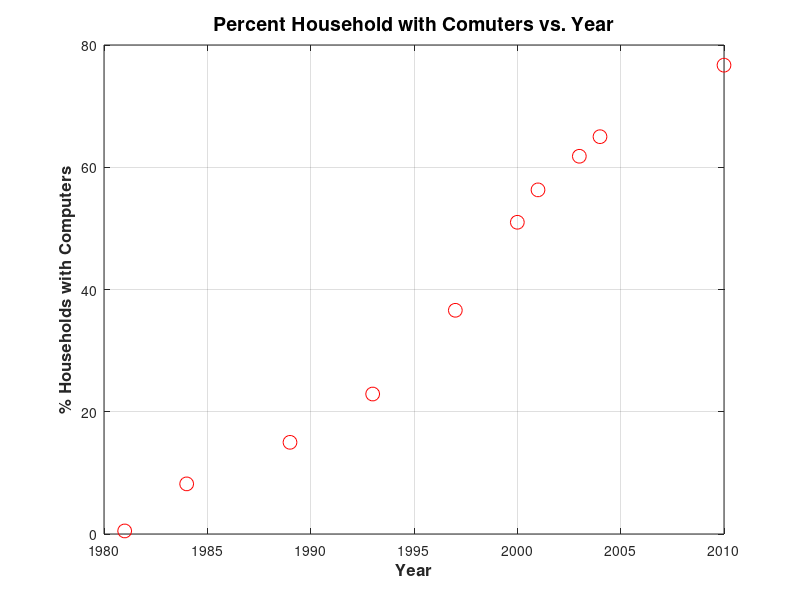
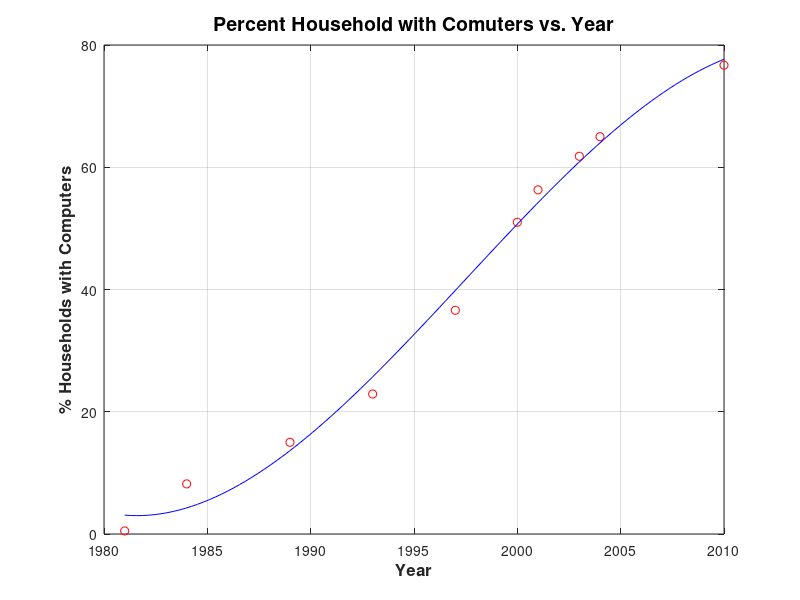
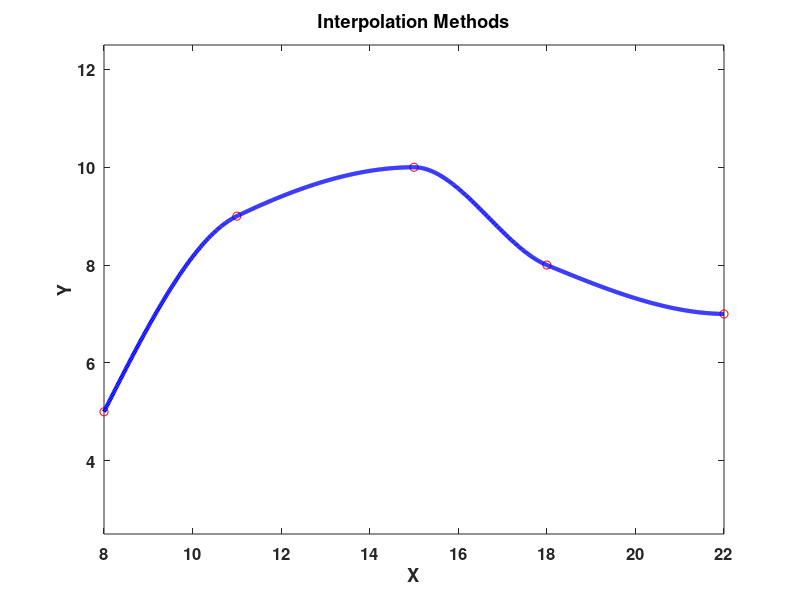
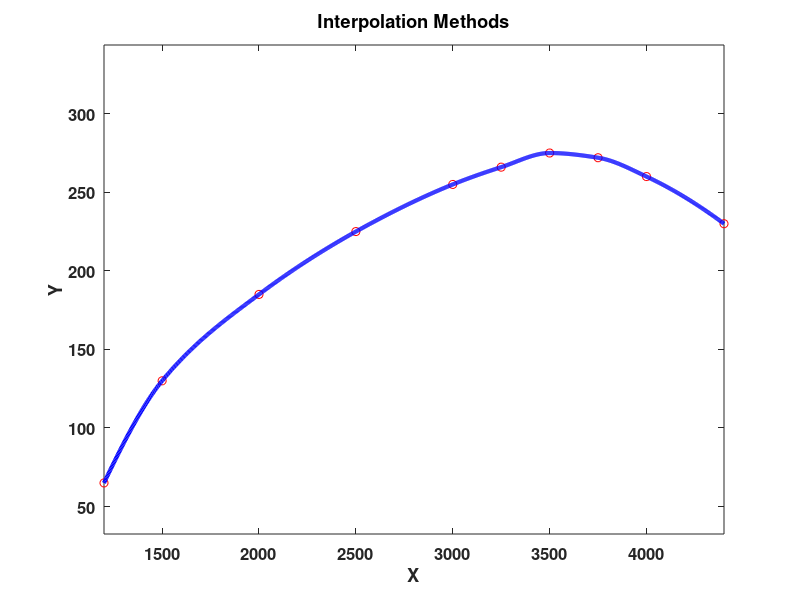

Recreate these plots in MATLAB, in order. (Note: this script raises an error after producing the figures.)
%% Lecture 16 Examples
clear
clc
close 'all'

%% Example 1
base_year = 1981;
year = [1981,1984, 1989, 1993, 1997,...
    2000, 2001, 2003, 2004, 2010];


pct_w_comp = [0.5, 8.2, 15, 22.9, 36.6, 51,...
    56.3, 61.8, 65, 76.7];

figure(1)
plot(year,pct_w_comp,'ro','markersize',10);
grid on
title('Percent Household with Comuters vs. Year',...
    'fontsize',14,'fontweight','bold');
xlabel('Year','fontsize',12,'fontweight','bold');
ylabel('% Households with Computers','fontsize',12,...
    'fontweight','bold');

year = year-base_year;%get better conditioned fit.
n = 3;
p1 = polyfit(year,pct_w_comp,n);

x1 = 2008 - base_year; x2 = 2013 - base_year;

fprintf('Estimated percent ownership in %d is %g percent.\n',...
    x1+base_year, polyval(p1,x1));
fprintf('Estimated percent ownership in %d is %g percent.\n',...
    x2+base_year, polyval(p1,x2));

yearMax = max(year); yearMin = min(year);
N = 100;
Years = linspace(yearMin,yearMax,N);
figure(2)
plot(year+base_year,pct_w_comp,'ro',...
    Years+base_year,polyval(p1,Years),'-b',...
    'markersize',10);
grid on
title('Percent Household with Comuters vs. Year',...
    'fontsize',14,'fontweight','bold');
xlabel('Year','fontsize',12,'fontweight','bold');
ylabel('% Households with Computers','fontsize',12,...
    'fontweight','bold');

%% Example 2
x = [8, 11, 15, 18, 22];
y = [5, 9, 10, 8, 7];

method = 'pchip';

f_int = @(xi) interp1(x,y,xi,method);

xMin = min(x); xMax = max(x); Nx = 1000;
X_space = linspace(xMin, xMax, Nx);

figure(3)
plot(x,y,'ro',...
    X_space,f_int(X_space),'-b',...
    'linewidth',3)
title('Interpolation Methods','fontsize',16,...
    'fontweight','bold');
xlabel('X','fontsize',14,'fontweight','bold');
ylabel('Y','fontsize',14,'fontweight','bold');
set(gca,'fontsize',12,'fontweight','bold');
axis([xMin xMax 0.5*min(y) 1.25*max(y)]);

%% Example 3
x = [1200, 1500, 2000, 2500, 3000,...
    3250, 3500, 3750,4000, 4400];
y = [65, 130, 185, 225, 255, 266,...
    275, 272, 260, 230];

method = 'pchip';

f_int = @(xi) interp1(x,y,xi,method);

xMin = min(x); xMax = max(x); Nx = 1000;
X_space = linspace(xMin, xMax, Nx);

figure(4)
plot(x,y,'ro',...
    X_space,f_int(X_space),'-b',...
    'linewidth',3)
title('Interpolation Methods','fontsize',16,...
    'fontweight','bold');
xlabel('X','fontsize',14,'fontweight','bold');
ylabel('Y','fontsize',14,'fontweight','bold');
set(gca,'fontsize',12,'fontweight','bold');
axis([xMin xMax 0.5*min(y) 1.25*max(y)]);

x1 = 2300;
fprintf('Estimated hp at %d rpm: %g \n',...
    x1, f_int(x1));
x2 = 3650;
fprintf('Estimated hp at %d rpm: %g \n',...
    x2,f_int(x2));

%% Example 4
load('fem_data.mat');

figure(5)
scatter3(gcoord(:,1),gcoord(:,2),T,15,T,'filled');

TempField = scatteredInterpolant(gcoord(:,1),gcoord(:,2),T);

xMin = min(gcoord(:,1)); xMax = max(gcoord(:,1));
yMin = min(gcoord(:,2)); yMax = max(gcoord(:,2));

Nx = 200;
Ny = 200;
X = linspace(xMin,xMax,Nx);
Y = linspace(yMin,yMax,Ny);
[XX,YY] = meshgrid(X,Y);
figure(6)
surf(XX,YY,TempField(XX,YY),'edgecolor','none');
